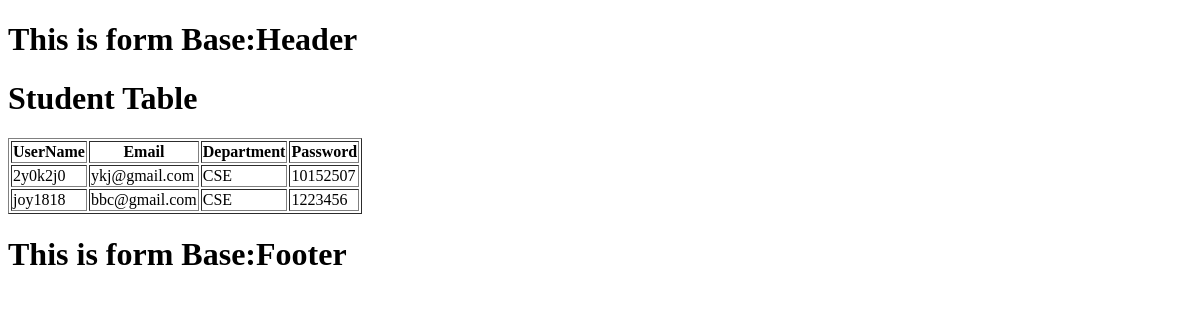
Page /showTable/ on the earlier database version.
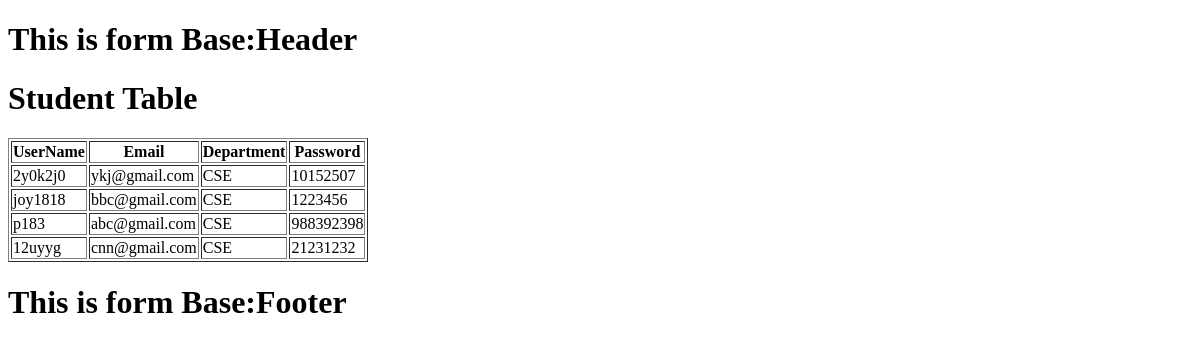
Same page on the later database version.
### Student/models.py (models this page shows, shortened)
class Student(models.Model):
    user_name = models.CharField(max_length=100,unique=True,null=True)
    email = models.EmailField(unique=True)
    department = models.CharField(max_length=100,blank=True)
    password = models.CharField(max_length=100)

### Student/views.py (the view)
# urls.py: path('showTable/',student_view.showTables),
def showTables(request):
    studentTable = Student.objects.all()
    context = {
        'studentTable':studentTable
    }
    return render(request,'showTables.html',context)

### templates/showTables.html (shortened to what this page needs)
{% extends 'base.html' %}
{% block content %}
    <h1>Student Table</h1>
    <table border="1">
        <tr>
           <th>UserName</th>
           <th>Email</th>
           <th>Department</th>
           <th>Password</th>
        </tr>
    {% for s in studentTable%}
        <tr>
            <td>{{ s.user_name }}</td>
            <td>{{ s.email }}</td>
            <td>{{ s.department }}</td>
            <td>{{ s.password}}</td>
        </tr>
    {% endfor %}
    </table>
{% endblock content %}

### templates/base.html (shortened to what this page needs)
<!DOCTYPE html>
<html lang="en">
<head>
</head>
<body>
<h1>This is form Base:Header</h1>
{% block content %}
{% endblock content %}
<h1>This is form Base:Footer</h1>
</body>
</html>

Differences in the rows shown:
added Student: user_name "p183", email "abc@gmail.com", department "CSE", password "988392398"
added Student: user_name "12uyyg", email "cnn@gmail.com", department "CSE", password "21231232"
